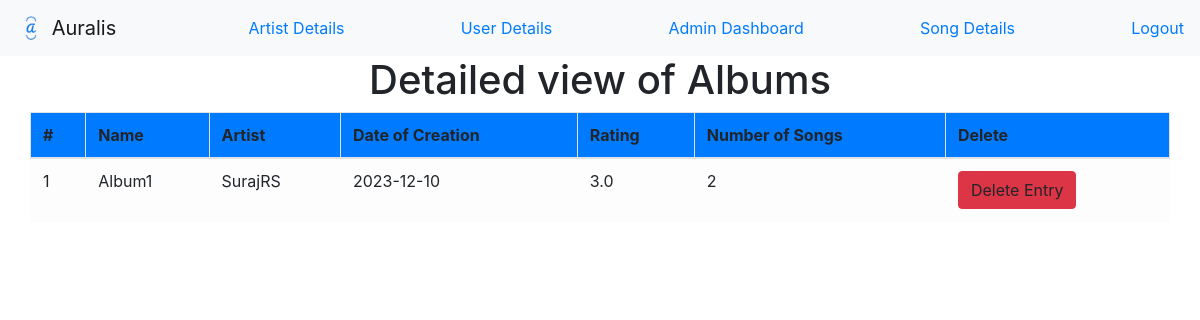
Before: /detail/album (signed in) with the older database file.
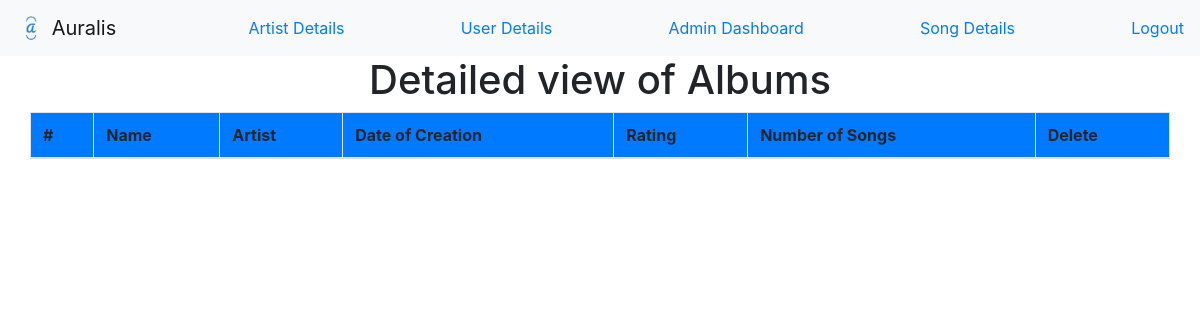
After: the same page with the newer database file.
### main.py (models this page shows)
class Album(db.Model):
  id = db.Column(db.Integer, primary_key=True, autoincrement=True)
  name = db.Column(db.String(255))
  artist_name = db.Column(db.String(80), db.ForeignKey('artist.username'))
  album_picture = db.Column(db.String(120))
  time = db.Column(db.DateTime)
  songs = db.relationship('Song',
                          backref='album',
                          cascade='all, delete-orphan')

### main.py (the view)
@app.route('/detail/album', methods=['GET'])
def detail_album():
  if session['admin']:
    albums = Album.query.all()
    albums = add_rating_album(albums)
    return render_template("detailed_view_album.html", albums=albums)

### main.py (called while the page is built)
def add_rating_album(album):
  for alb in album:
    songs = Song.query.filter_by(album_id=alb.id).all()
    total = 0
    leng = 0
    for song in songs:
      ratings = Ratings.query.filter_by(song_id=song.id).all()
      song.rating = sum(rating.rating
                        for rating in ratings) / len(ratings) if ratings else 0
      if song.rating > 0:
        total += song.rating
        leng += 1
    alb.rating = round(total / leng, 2) if leng else 0
  album.sort(key=lambda x: x.rating, reverse=True)
  return album

### templates/detailed_view_album.html (shortened to what this page needs)
<html>
 <head>
   {% include "base.html" %}
   <nav class="navbar navbar-light bg-light">
     <a class="navbar-brand" href="#">
       <img src="{{ url_for('static', filename='favicon.png') }}" width="30" height="30" class="d-inline-block align-top" alt="">
       Auralis
     </a>
   <a href="{{ url_for('detail_artist') }}">Artist Details</a><a href="{{ url_for('detail_user') }}">User Details </a><a href="{{ url_for('admin_dashboard') }}">Admin Dashboard </a><a href="{{ url_for('detail_song') }}">Song Details </a><a href="{{ url_for('index') }}">Logout</a>
   </nav>
   <h1 class="text-center">Detailed view of Albums</h1>
 </head>
<table class="table table-bordered border-primary container">
  <thead class="thead bg-primary">
    <tr>
      <th>#</th>
      <th>Name</th>
      <th>Artist</th>
      <th>Date of Creation</th>
      <th>Rating</th>
      <th>Number of Songs</th>
      <th>Delete </th>
    </tr>
  </thead>
  <tbody>
    {% for row in albums %}
    {%if loop.index % 2==0 %}
  <tr class="table-primary">
    <td> {{loop.index}} </td>
    <td> {{row.name}} </td>
    <td> {{row.artist_name}} </td>
    <td> {{row.time.date()}}</td>
    <td>{{row.rating}}</td>
    <td>{{row.songs|length}}</td>
    <td> <a class="btn btn-danger deleteButton" data-id={{row.id}}>Delete Entry</a>
</td>
  </tr>
    {%else%}
    <tr class="table-light">
      <td> {{loop.index}} </td>
      <td> {{row.name}} </td>
      <td> {{row.artist_name}} </td>
      <td> {{row.time.date()}}</td>
      <td>{{row.rating}}</td>
      <td>{{row.songs|length}}</td>
      <td> <a class="btn btn-danger deleteButton" data-id={{row.id}}>Delete Entry</a>
    </td>
    </tr>
    {% endif %}
    {% endfor %}
  </tbody>
</table>
  </html>

Changed rows visible on the page:
removed Album: name "Album1", artist_name "SurajRS", time "2023-12-10", rating "3.0", songs|length "2"
